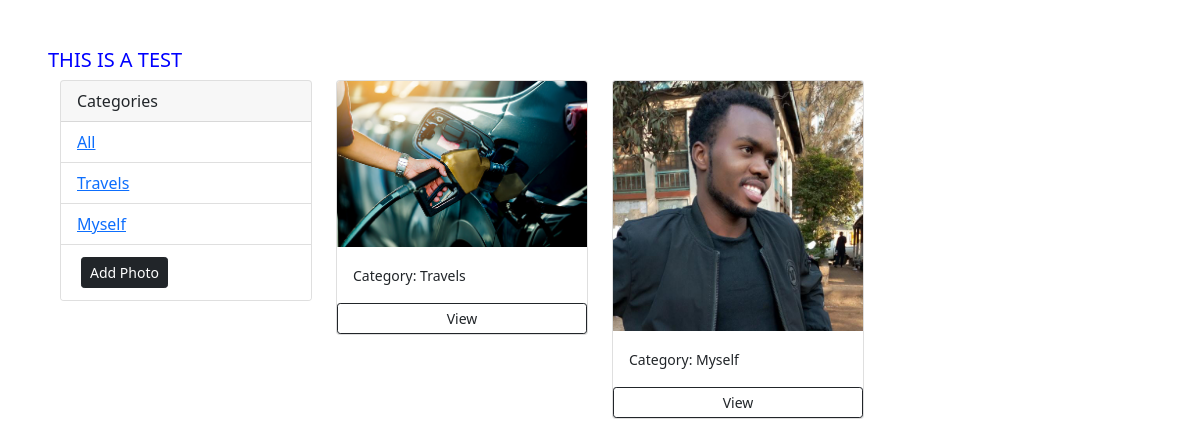
Before: / with the older database file.
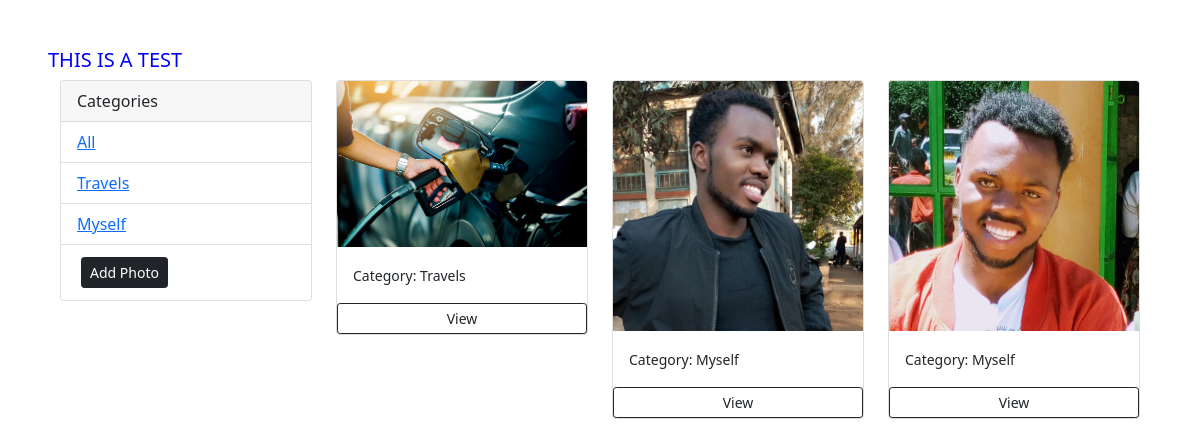
After: the same page with the newer database file.
### photos/models.py (models this page shows, shortened)
class Category(models.Model):
    name = models.CharField(max_length=100, null=False, blank=False)

class Photo(models.Model):
    category = models.ForeignKey(Category, null=True, blank=True, on_delete=models.SET_NULL)
    image = models.ImageField(null=False, blank=False)
    description = models.TextField()

### photos/views.py (the view)
# urls.py: url(r'^$', views.gallery, name='gallery',),
def gallery(request):
    category = request.GET.get('category')
    if category == None:
        photos = Photo.objects.all()
    else:
        photos = Photo.objects.filter(category__name=category)
    categories = Category.objects.all()
    context = {'categories':categories, 'photos':photos}
    return render (request, 'photos/gallery.html', context)

### photos/templates/photos/gallery.html (shortened to what this page needs)
{% load static %}
<!DOCTYPE html>
<html lang="en">
<head>
    <link rel="stylesheet" href="{% static 'css/style.css' %}">
    <link href="https://cdn.jsdelivr.net/npm/bootstrap@5.0.2/dist/css/bootstrap.min.css" rel="stylesheet">
</head>
<body class="m-5">
    <h5>THIS IS A TEST</h5>
    <div class="container">
        <div class="row">
            <div class="col-md-3">
                <div class="card">
                    <div class="card-header">
                    Categories
                    </div>
                    <ul class="list-group list-group-flush">
                      <li class="list-group-item"><a href="{% url 'gallery' %}">All</a></li>
                      {% for category in categories %}
                      <li class="list-group-item"><a href="{% url 'gallery' %}?category={{category.name}}">{{category.name}}</a></li>
                      {% endfor %}
                      <li class="list-group-item"><a class="btn btn-dark btn-block btn-sm m-1" href="{% url 'add' %}">Add Photo</a></li>
                    </ul>
                  </div>
            </div>
            <div class="col-md-9">
                <div class="row">
                    {% for photo in photos %}
                    <div class="col-md-4">
                        <div class="card" >
                            <img src="{{photo.image.url }}" class="card-img-top" alt="...">
                            <div class="card-body">
                              <small>Category: {{photo.category.name}}</small>
                            </div>
                            <a href="{% url 'photo' %}" class="btn btn-outline-dark btn-sm">View</a>
                          </div>
                    </div>
                    {% empty %}
                    <h3>There are no photos....</h3>
                    {% endfor %}
                </div>
            </div>
        </div>
    </div>
</body>
</html>

### static/css/style.css (style rules this page uses)
h5 { color: blue; }

Changed rows visible on the page:
added Photo: image (placeholder picture), category.name "Myself"
